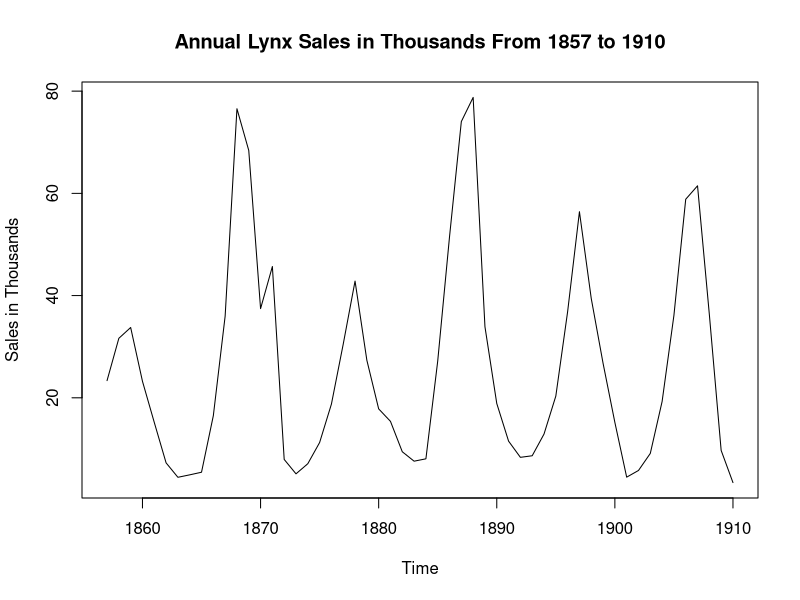
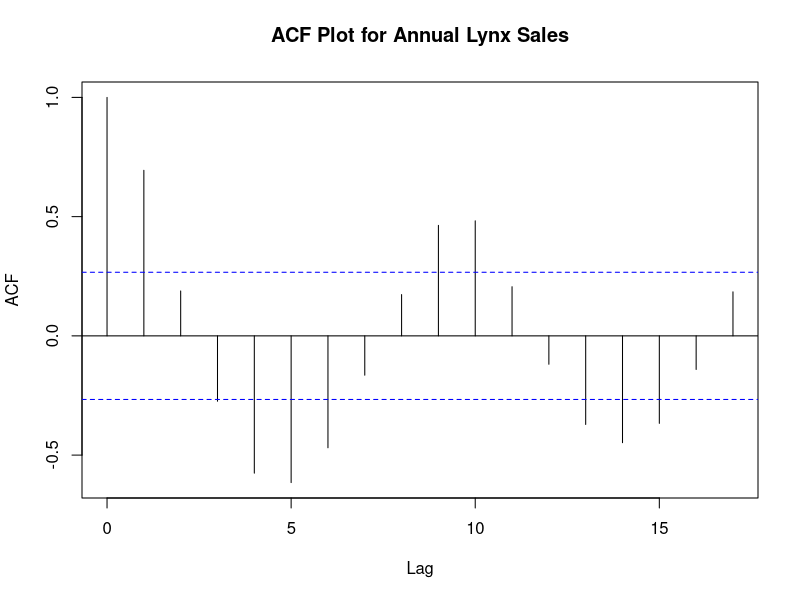
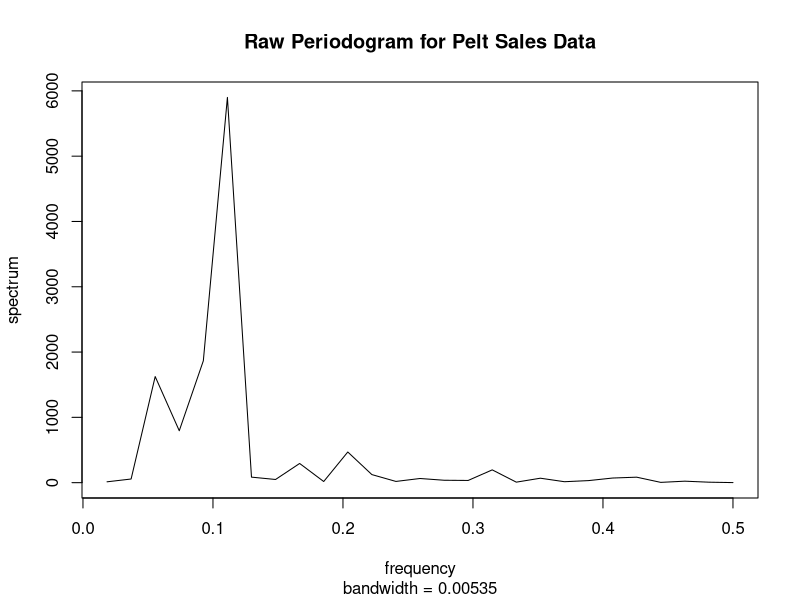
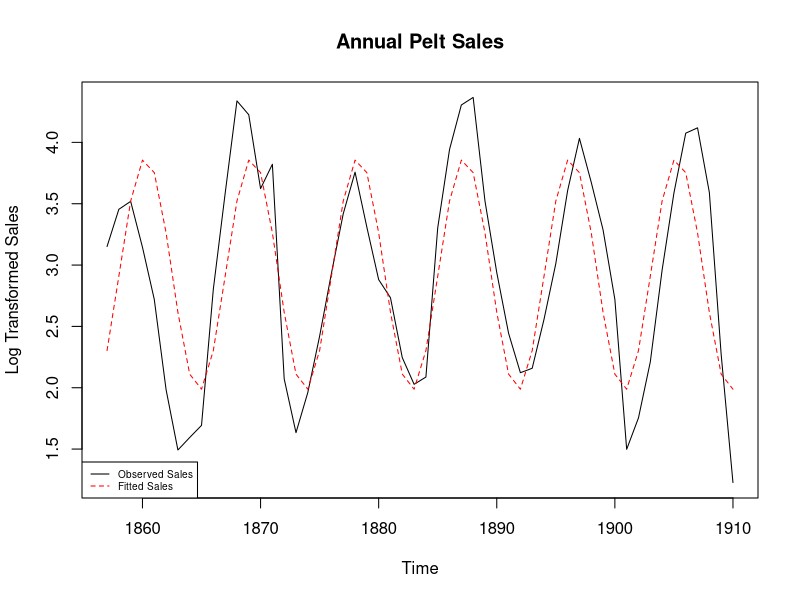

These charts were generated, in order, by the following R code:
## ---- chunk 1
knitr::opts_chunk$set(echo = TRUE)
library(knitr)
library(tseries)
library(zoo)
## ---- chunk 2
pelt <- read.table("pelt.txt",header = FALSE)
colnames(pelt) <- c("sales")
pelt_ts <- ts(pelt/1000,start = c(1857),end = c(1910), frequency = 1)
plot(pelt_ts, 
     ylab = "Sales in Thousands",
     main = "Annual Lynx Sales in Thousands From 1857 to 1910")
acf(pelt_ts,
    main = "ACF Plot for Annual Lynx Sales")
## ---- chunk 3
pelt_spec <- spec.pgram(pelt_ts,log = "no", main = "Raw Periodogram for Pelt Sales Data")
w_star <- pelt_spec$freq[which.max(pelt_spec$spec)] 
w <- w_star*2*pi 
wavelength <- 1/w_star
result <- data.frame(Type = c("Dominating Frequency","Angular Frequency","Wavelength"),
                     Estimates = round(c(w_star,w,wavelength),2))
kable(result, caption = "Table 1. Results for Question 3 part b")
## ---- chunk 4
# Inputs:
#   - data: an ts object of length N
#   - p: an integer in the range of {0,1,2,...,N/2}
# Output:
#   - omega_p: a Fourier Frequency at p
FourierFrequency <- function(data,p) {
  N <- length(data)
  omega_p <- 2*pi*p/N
  return(omega_p)
}

print(round(FourierFrequency(pelt_ts,8),2))
## ---- chunk 5
# Y_t = a_0 + a_p*cos(w_p*t)+b_p*sin(w_p*t)+epsilon_t
Yt = log(pelt_ts)
N = length(Yt)
p = seq(1:N/2)
t = seq(1:N)
F_crit <- qf(0.95,2,N-3)

result <- rep(0,54)
for (i in p) {
  omega_p <- FourierFrequency(Yt,i)
  x1 <- cos(omega_p * t)
  x2 <- sin(omega_p * t)
  Fstat <- summary(lm(Yt ~ x1 + x2))$fstatistic[1]
  if (pf(Fstat,2,N-3,lower.tail = FALSE) < 0.05) {
    result[i] = omega_p
  }
}
sig_Fourier_frequency <- result[result > 0]
print(sig_Fourier_frequency)
## ---- chunk 6
sig_p = sig_Fourier_frequency*N/(2*pi)
x1 = cos(sig_Fourier_frequency[1]*t)
x2 = sin(sig_Fourier_frequency[1]*t)
x3 = cos(sig_Fourier_frequency[2]*t)
x4 = sin(sig_Fourier_frequency[2]*t)
model <- lm(Yt ~ x1+x2+x3+x4)
print(model$coefficients)
## ---- chunk 7
plot(Yt,
     ylab = "Log Transformed Sales",
     main = "Annual Pelt Sales")
fitted_ts <- ts(model$fitted.values,start = c(1857),end = c(1910), frequency = 1)
lines(as.numeric(time(fitted_ts)),fitted_ts,col = "red",lty="dashed")
legend("bottomleft", 
       legend = c("Observed Sales","Fitted Sales"),
       lty = c("solid","dashed"),
       col = c("black","red"),
       cex = 0.6)
